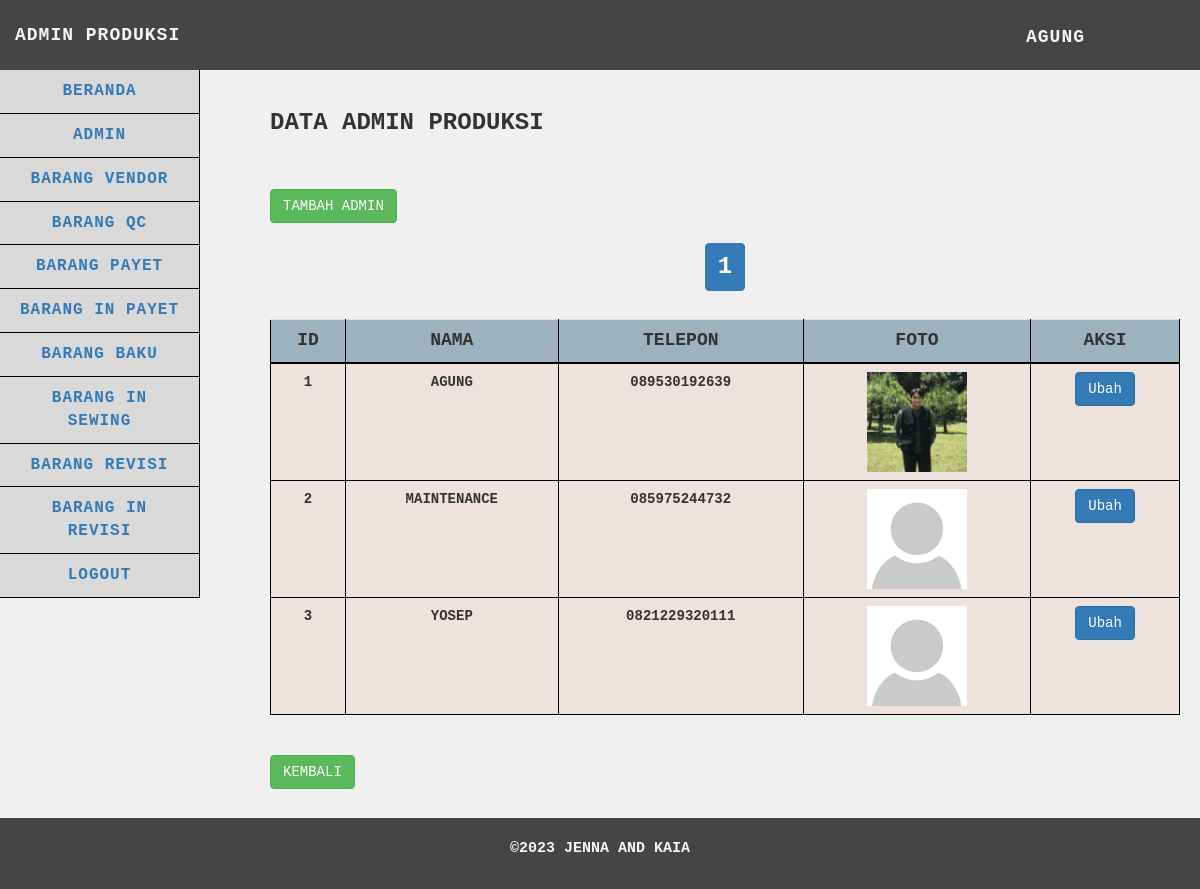
Page /produksi/admin/admin.php (signed in) on the committed database.
### tables this page shows
CREATE TABLE `admin_produksi` (
  `id` int(25) NOT NULL,
  `username` varchar(255) NOT NULL,
  `password` varchar(255) NOT NULL,
  `nama` varchar(255) NOT NULL,
  `telepon` varchar(255) NOT NULL,
  `foto` varchar(255) NOT NULL
);

### produksi/admin/functions.php (called while the page is built, shortened)
<?php
$db = mysqli_connect("localhost", "root", "", "gudangjenna");
function query($query)
{
    global $db;
    $result = mysqli_query($db, $query);
    $rows = [];
    while ($row = mysqli_fetch_assoc($result)) {
        $rows[] = $row;
    }
    return $rows;
}
function getNama($username) {
    global $db;
    $query = "SELECT nama FROM admin_produksi WHERE username = '$username'";
    $result = mysqli_query($db, $query);
    if ($result && mysqli_num_rows($result) > 0) {
        $user = mysqli_fetch_assoc($result);
        return $user['nama'];
    } else {
        return "Nama Tidak Ditemukan";
    }
}
?>

### produksi/admin/admin.php (the view, shortened to what this page needs)
<?php
$adminproduksi = query("SELECT * FROM admin_produksi");
$limit = 5;
$page = isset($_GET['page']) ? $_GET['page'] : 1;
$start = ($page - 1) * $limit;
$adminproduksi = query("SELECT * FROM admin_produksi LIMIT $start, $limit");
$totalRecords = count(query("SELECT * FROM admin_produksi"));
$totalPages = ceil($totalRecords / $limit);
?>
<!DOCTYPE html>
<html>
<head>
    <link href="../../vendor/css/bootstrap/bootstrap.min.css" rel="stylesheet">
    <link href="../../vendor/css/bootstrap/bootstrap.css" rel="stylesheet">
    <link href="../../vendor/font-awesome/css/font-awesome.min.css" rel="stylesheet" type="text/css">
    <link href="../../css/admin.css" rel="stylesheet">
</head>
<body>
    <nav class="navbar navbar-default navbar-static-top" role="navigation" style="margin-bottom: 0">
        <div class="navbar-header">
            <a class="navbar-brand">ADMIN PRODUKSI</a>
        </div>
        <ul class="nav navbar-top-links navbar-right">
            <li class="dropdown">
                <a class="dropdown-toggle" data-toggle="dropdown"
                    href="../logout.php"><?php echo getNama($_SESSION['usernamepr']); ?></i>
                </a>
            </li>
        </ul>
        <div class="navbar-default sidebar" role="navigation" style="font-size: medium;">
            <div class="sidebar-nav navbar-collapse">
                <ul class="nav" id="side-menu">
                    <li>
                        <a href="../beranda.php">
                            BERANDA
                        </a>
                    </li>
                    <li>
                        <a href="admin.php">
                            ADMIN
                        </a>
                    </li>
                    <li>
                        <a href="../barangvendor/barangvendor.php">
                            BARANG VENDOR
                        </a>
                    </li>
                    <li>
                        <a href="../barangqc/barangqc.php">
                            BARANG QC
                        </a>
                    </li>
                    <li>
                        <a href="../barangpayet/barangpayet.php">
                            BARANG PAYET
                        </a>
                    </li>
                    <li>
                        <a href="../baranginpayet/baranginpayet.php">
                            BARANG IN PAYET
                        </a>
                    </li>
                    <li>
                        <a href="../barangbaku/barangbaku.php">
                            BARANG BAKU
                        </a>
                    </li>
                    <li>
                        <a href="../baranginsewing/baranginsewing.php">
                            BARANG IN SEWING
                        </a>
                    </li>
                    <li>
                        <a href="../barangrevisi/barangrevisi.php">
                            BARANG REVISI
                        </a>
                    </li>
                    <li>
                        <a href="../baranginrevisi/baranginrevisi.php">
                            BARANG IN REVISI
                        </a>
                    </li>
                    <li>
                        <a href="../logout.php" onclick="return confirm('yakin ingin logout?')">
                            Logout
                        </a>
                    </li>
                </ul>
            </div>
        </div>
    </nav>
    <div class="content">
        <div class="container-fluid">
            <h1 class="page-header">Data Admin Produksi
                <br><br><br>
                <div class="text-left">
                    <a href="#" class="btn btn-success" data-toggle="modal" data-target="#tambahAdminModal">Tambah
                        Admin</a>
                </div>
                <div class="text-center">
                    <ul class="pagination">
                        <?php for ($p = 1; $p <= $totalPages; $p++) : ?>
                        <li class="<?php if ($p == $page) echo 'active'; ?>">
                            <a href="?page=<?php echo $p; ?>"><?php echo $p; ?></a>
                        </li>
                        <?php endfor; ?>
                    </ul>
                </div>
                <div class="table-responsive">
                    <table id="data-table" class="table table-hover">
                        <tr>
                            <th scope="col">Id</th>
                            <th scope="col">Nama</th>
                            <th scope="col">Telepon</th>
                            <th scope="col">Foto</th>
                            <th scope="col">Aksi</th>
                        </tr>
                        <?php $i = 1 + ($page - 1) * $limit; ?>
                        <?php foreach ($adminproduksi as $row) : ?>
                        <tr>
                            <td><?= $i; ?></td>
                            <td><?= $row["nama"]; ?></td>
                            <td><?= $row["telepon"]; ?></td>
                            <td><img src="../../images/<?= $row["foto"]; ?>"></td>
                            <td>
                                <div class="btn-group text-center" style="display: flex; justify-content: center;">
                                    <button type="button" class="btn btn-primary" data-toggle="modal"
                                        data-target="#ubahAdminModal<?= $row["id"]; ?>">Ubah</button>
                                </div>
                            </td>
                        </tr>
                        <?php $i++; ?>
                        <?php endforeach; ?>
                    </table>
                </div>
                <div style="margin-top: 20px;">
                    <a href="../beranda.php" class="btn btn-success">Kembali</a>
                </div>
        </div>
    </div>
    <footer>
        <p>©2023 Jenna and Kaia</p>
    </footer>
</body>
</html>

### css/admin.css (style rules this page uses)
body { font-family: 'Courier New', Courier, monospace; text-transform: uppercase; margin: 0; padding: 0; background-color: #F0F0F0; display: flex; flex-direction: column; min-height: 100vh; }
p { font-size: 15px; }
h1 { text-transform: uppercase; font-weight: 500; }
.page-header { font-weight: bold; font-size: 24px; }
.navbar { background-color: #454545; font-size: large; letter-spacing: 1px; font-weight: 700; font-family: 'Courier New', Courier, monospace; text-transform: uppercase; border: none; height: 70px; position: fixed; top: 0; width: 100%; z-index: 1; }
.navbar-header .navbar-brand { color: whitesmoke; margin-top: 10px; }
.dropdown { background-color: #454545; width: 100%; }
.dropdown-toggle { color: whitesmoke; margin-top: 10px; }
.navbar-top-links { margin-right: 0; }
.navbar-top-links li { display: inline-block; }
.navbar-top-links li:last-child { margin-right: 100px; }
.navbar-top-links li a { padding: 15px; min-height: 50px; }
.sidebar { background-color: #D9D9D9; text-align: center; }
.sidebar .sidebar-nav.navbar-collapse { padding-left: 0; padding-right: 0; }
.sidebar ul li { border-bottom: 1px solid black; border-right: 1px solid black; }
@media (min-width: 768px) { .sidebar { z-index: 1; position: absolute; width: 200px; margin-top: 70px; } }
@media (min-width: 768px) { .navbar-top-links { margin-left: auto; } }
.content { padding-top: 50px; padding-bottom: 50px; flex: 1; }
.container-fluid { padding: 20px; }
.table { border-collapse: collapse; width: 100%; }
.table th { background-color: #9DB2BF; border: 1px solid black; text-align: center; border-bottom: 2px solid black; font-size: 18px; }
.table td { background-color: #EEE2DE; border: 1px solid black; text-align: center; font-size: 14px; }
table img { max-height: 100px; width: auto; }
@media (min-width: 768px) { .content { margin-left: 250px; } }
footer { text-transform: uppercase; padding: 20px; color: whitesmoke; background-color: #454545; text-align: center; font-weight: bold; position: fixed; bottom: 0; left: 0; width: 100%; }
footer p { text-align: center; }

### rows in the picture
admin_produksi: nama "AGUNG", telepon "089530192639", foto (picture)
admin_produksi: nama "MAINTENANCE", telepon "085975244732", foto (placeholder picture)
admin_produksi: nama "YOSEP", telepon "0821229320111", foto (placeholder picture)
